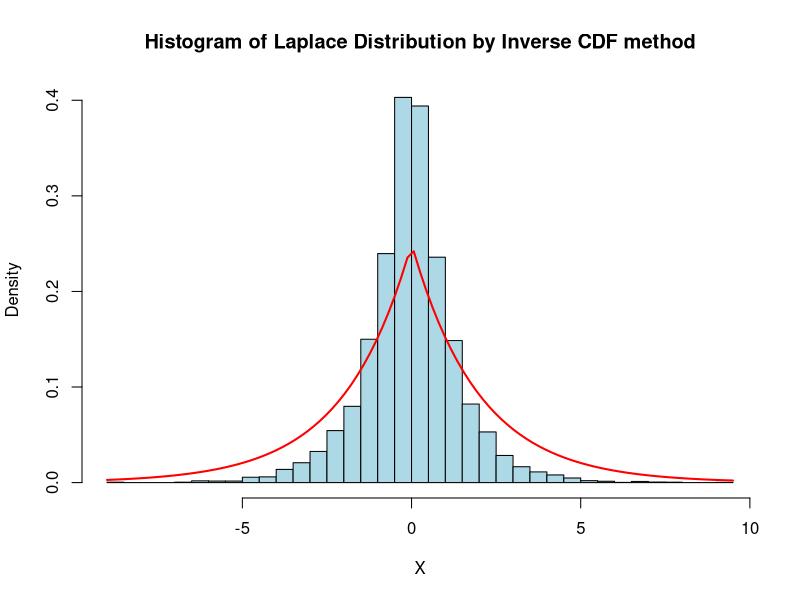
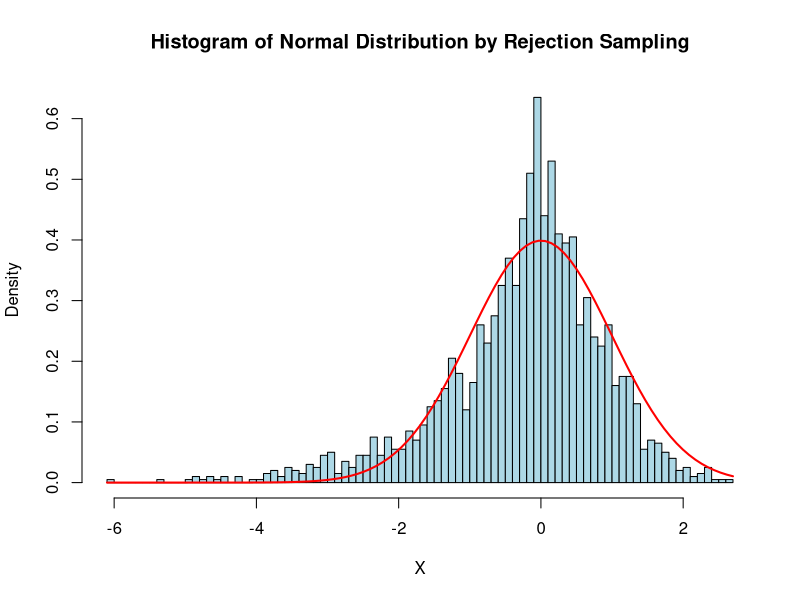
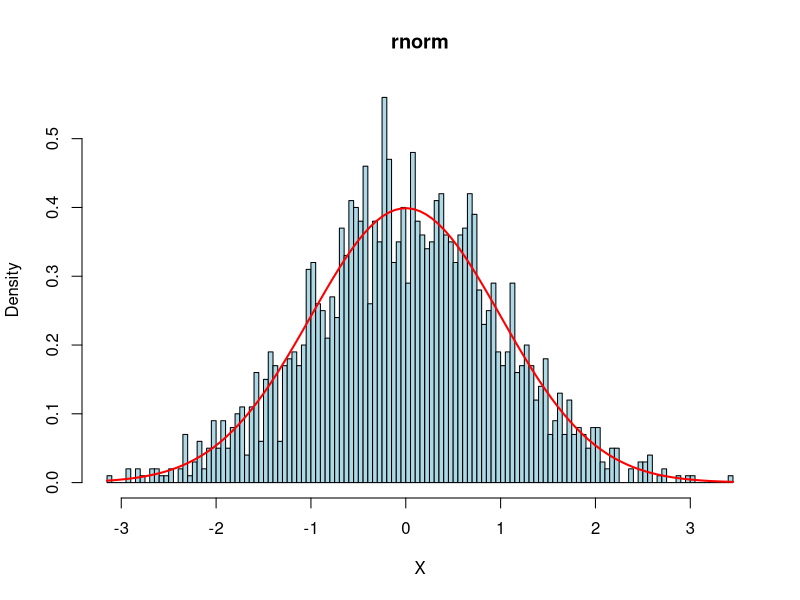

These charts were generated, in order, by the following R code:
# inverse CDF
inverse_cdf_laplace <- function(n) {
  U <- runif(n)
  X <- ifelse(U < 0.5, log(2*U), -log(2*(1-U)))
  return(X)
}

# Generate 10000 random numbers and plot histogram
set.seed(123)
x <- inverse_cdf_laplace(10000)
hist(x, breaks=50, prob=TRUE, main = "Histogram of Laplace Distribution by Inverse CDF method", xlab = "X", col = "lightblue", freq = FALSE)

# Add theoretical density
curve(dexp(abs(x), rate=1/2)/2, add=TRUE, col="red", lwd=2)


# rejection sampling for Normal distribution
rejection_sampling_normal <- function(n) {
  a <- sqrt(2 / exp(1)) # Envelop constant for Laplace distribution
  X <- rep(NA, n)
  i <- 1
  count_rejected <- 0

  while(i <= n) {
    Z <- inverse_cdf_laplace(1)
    U <- runif(1)
    if (U <= dnorm(Z) / (a * dexp(Z, rate=1/2))) {
      X[i] <- Z
      i <- i + 1
    } else {
      count_rejected <- count_rejected + 1
    }
  }

  rejection_rate <- count_rejected / n
  return(list(samples = X, rejection_rate = rejection_rate))
}

# Generate 2000 random numbers and plot histogram
set.seed(123)
results <- rejection_sampling_normal(2000)
x <- results$samples
hist(x, breaks=100, prob=TRUE, main = "Histogram of Normal Distribution by Rejection Sampling", xlab = "X", col = "lightblue", freq = FALSE)

# Add theoretical density
curve(dnorm(x), add=TRUE, col="red", lwd=2)

# Compute rejection rate
rejection_rate <- results$rejection_rate

# Compare rejection rates
cat("Average rejection rate (R):", rejection_rate, "\n")
cat("Expected rejection rate (ER):", 1 - (1 / sqrt(2 / exp(1))) , "\n")

# Generate 2000 random numbers using rnorm and plot histogram
y <- rnorm(2000)
hist(y, breaks=100, prob=TRUE, main = "rnorm", xlab = "X", col = "lightblue", freq = FALSE)

# Add theoretical density
curve(dnorm(x), add=TRUE, col="red", lwd=2)








